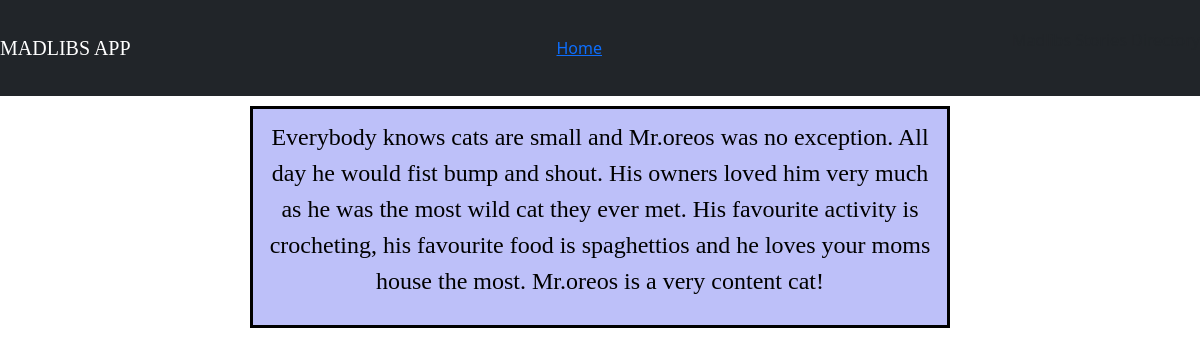
Page /story/cat_story/1 on the committed database.
### story/models.py (models this page shows)
class Cat(models.Model):
    adjective1 = models.CharField(max_length=50)
    food1 = models.CharField(max_length=50)
    verb1 = models.CharField(max_length=50)
    verb2 = models.CharField(max_length=50)
    adjective2 = models.CharField(max_length=50)
    hobby = models.CharField(max_length=50)
    food2 = models.CharField(max_length=50)
    noun = models.CharField(max_length=50)
    emotion = models.CharField(max_length=50)

### story/views.py (the view)
# urls.py: path('cat_story/<int:id>', views.generate_cat, name="generate_cat"),
def generate_cat(request, id):
    item = Cat.objects.get(id=id)
    if request.method == 'POST':
        return redirect('/story/cat')
    return render(request, 'story/cat-story.html', {'item': item})

### story/templates/story/cat-story.html (shortened to what this page needs)
{% extends 'story/base.html' %}
{% block body %}
<form method="POST">
    <div class="div-story">
        <p>
            Everybody knows cats are {{ item.adjective1 }} and Mr.{{item.food1 }}
            was no exception. All day he would {{ item.verb1 }} and
            {{ item.verb2 }}. His owners loved him very much as he was the most
            {{ item.adjective2 }} cat they ever met. His favourite activity is
            {{ item.hobby }}, his favourite food is {{ item.food2 }} and he loves
            {{ item.noun }} the most. Mr.{{ item.food1 }} is a very
            {{ item.emotion }} cat!
        </p>
    </div>
</form>
{% endblock %}

### story/static/story/style.css (style rules this page uses)
form { font-family: Calibri; }
div { color: black; border: solid black; text-align: center; margin: 20px 20px; padding: 10px; background-color: #E1F7FA; }
.div-story { background-color: #BDC0F9; width: 700px; margin: 10px auto; font-size: 24px; font-family: "Yu Gothic UI Semibold"; }

### rows in the picture
Cat: adjective1 "small", food1 "oreos", verb1 "fist bump", verb2 "shout", adjective2 "wild", hobby "crocheting", food2 "spaghettios", noun "your moms house", emotion "content"
